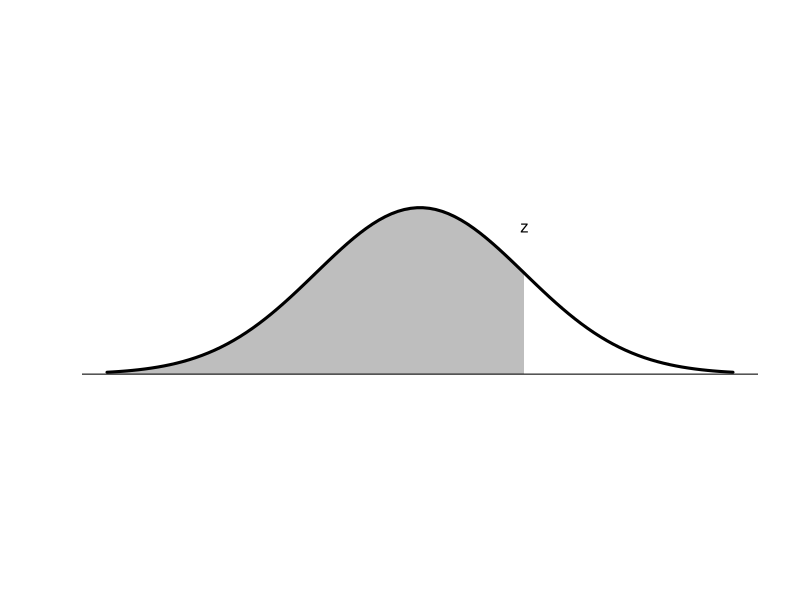

Generate this figure with R:
pdf(file="gaussian_diagram.pdf",width=5,height=3)
n <- 100 # smoothness
x <- seq(from=-3,to=3,len=n)
plot(x,dnorm(x),axes=FALSE,xlab='',ylab='',lwd=3,type='n',asp=4,xlim=c(-3,3))

x <- seq(from=-3,to=1,len=n)
polygon(x=c(x,rev(x)),y=c(rep(0,n),dnorm(rev(x))),col='gray',border=NA)

x <- seq(from=-3,to=3,len=n)
points(x,dnorm(x),type='l',lwd=3)
abline(0,0)
text(1,0.35,'z')

dev.off()
